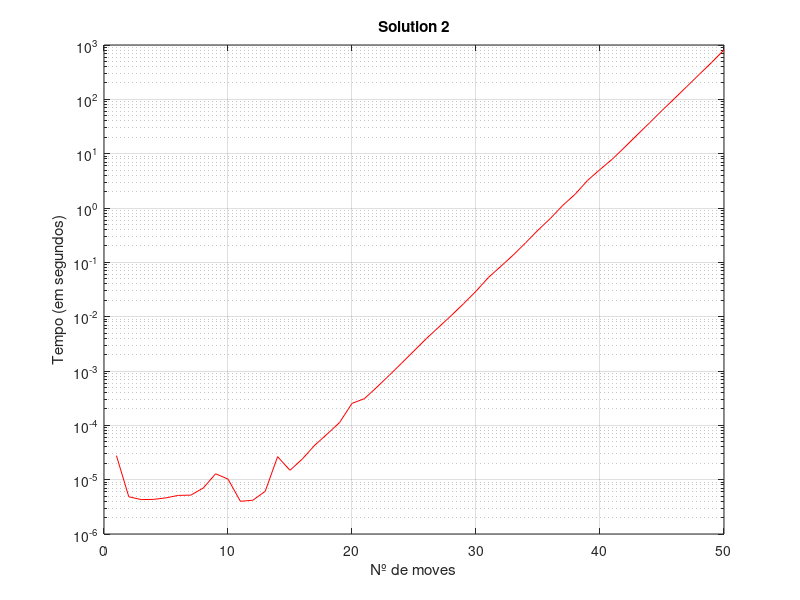
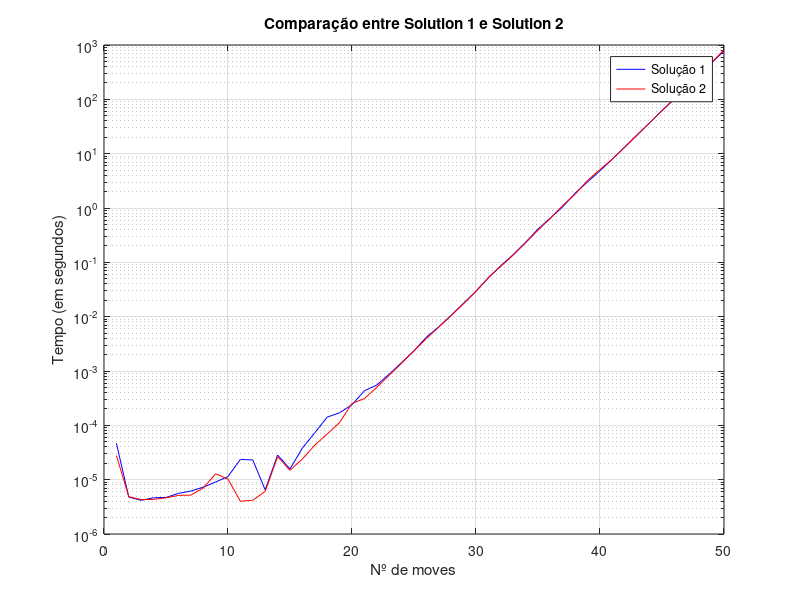

MATLAB code to generate these figures, in order:
A = load("data_solution2.txt");

n = A(:,1);
t = A(:,4);

plot(n,t)
grid on;

semilogy(n,t, 'r-');
title("Solution 2")
xlabel("Nº de moves")
ylabel("Tempo (em segundos)")
grid on;

%% comparação entre a solution 1 e a 2

B = load("data_solution1.txt");
n1 = B(:,1);
t1 = B(:,4);

figure(2)
semilogy(n1,t1, 'b-');
hold on;
semilogy(n,t,'r-')
legend('Solução 1', 'Solução 2')
title("Comparação entre Solution 1 e Solution 2")
xlabel("Nº de moves")
ylabel("Tempo (em segundos)")
grid on;